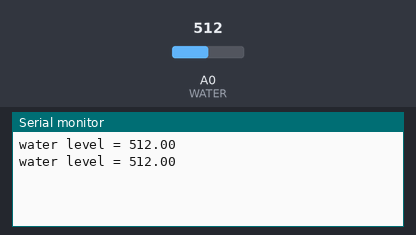
Bench run of a sketch on a simulated Arduino Uno, built with avr-gcc and run on an emulated ATmega328P. Shown: the last lines printed to the serial monitor. The test bench sets the inputs (shaded band); at power-on: A0 (WATER) = 512.

Above: at 1.8 s.
1.9 s: A0 (WATER) set to 716
At 2.8 s:
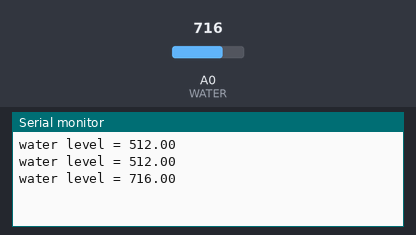
3.4 s: A0 (WATER) set to 900
At 4.6 s:
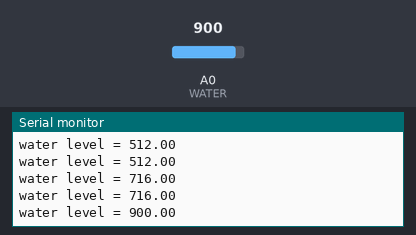
Timing chart, 0 to 6.4 s (numbered marks = the images above; inputs shaded):
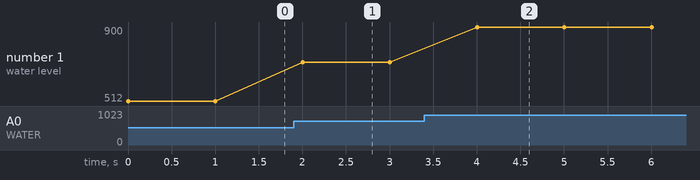

Measured:
- after the input at 1.9 s, the serial monitor: prints a new line after 0.10 s (image 1)
- after the input at 3.4 s, the serial monitor: prints a new line after 0.60 s (image 2)
- plotted number 1: 512 → 716 after the input at 1.9 s, 716 → 900 after the input at 3.4 s

The sketch:

Water_Sensor_Test.ino
```cpp
#define WATER     A0
float water;
void setup() {
  // put your setup code here, to run once:
  pinMode(WATER, INPUT);
  Serial.begin(9600);
}

void loop() {
  // put your main code here, to run repeatedly:
  water = getWaterLevel();
  Serial.print("water level = ");
  Serial.println(water);
  delay(1000);

}

// Function used to get the water level
float getWaterLevel()
{
  return analogRead(WATER);
}
```
